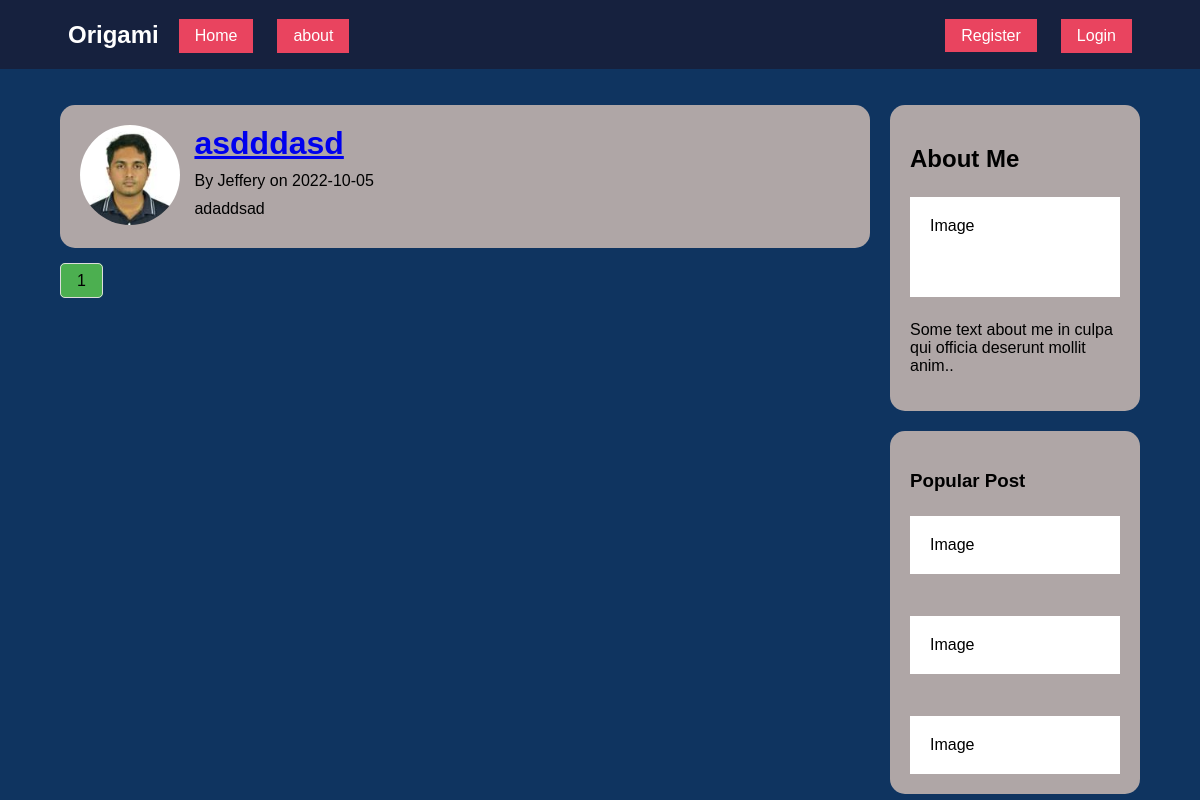
Page /home on the earlier database version.
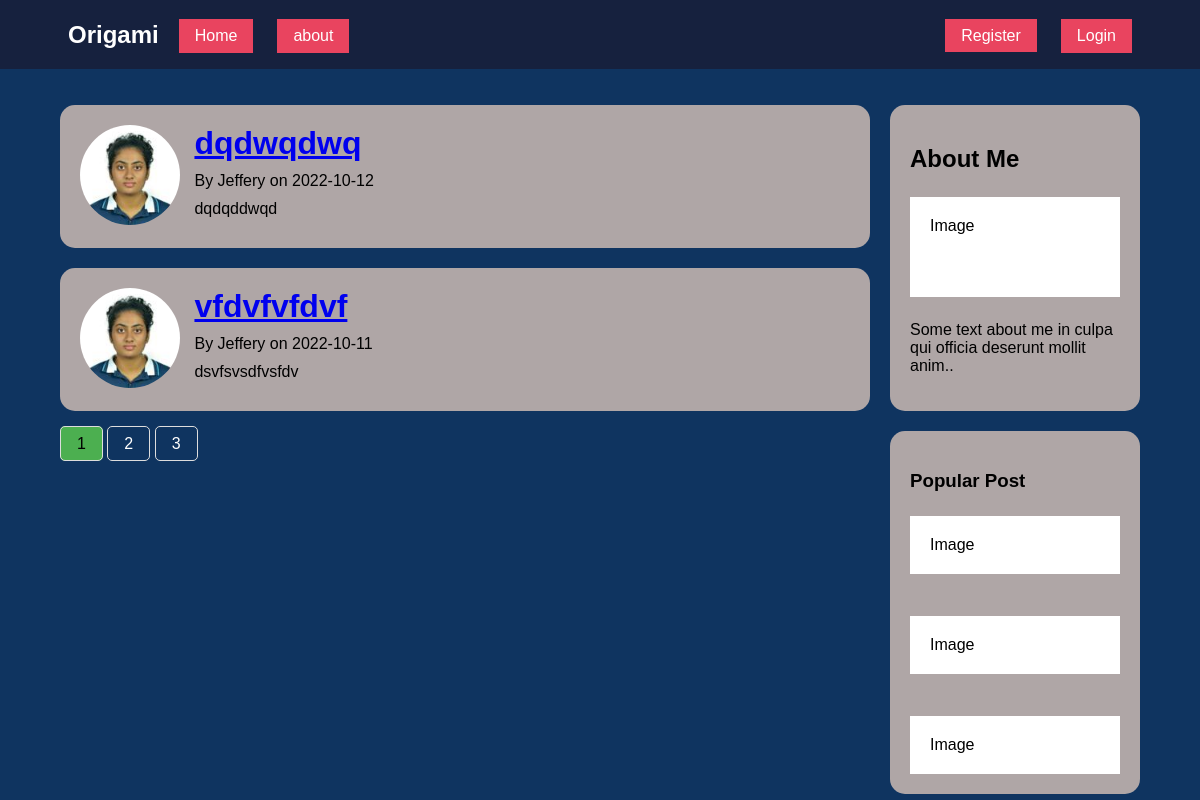
Same page on the later database version.
### origami/models.py (models this page shows, shortened)
class Post(db.Model):
    id = db.Column(db.Integer, primary_key=True)
    title = db.Column(db.String(100), nullable=False)
    date_posted = db.Column(db.DateTime, nullable=False, default=datetime.utcnow)
    content = db.Column(db.Text, nullable=False)
    user_id = db.Column(db.Integer, db.ForeignKey('user.id'), nullable=False)

class User(db.Model, UserMixin):
    id = db.Column(db.Integer, primary_key=True)
    username = db.Column(db.String(20), unique=True, nullable=False)
    email = db.Column(db.String(120), unique=True, nullable=False)
    image_file = db.Column(db.String(20), nullable=False, default='default.jpg')
    password = db.Column(db.String(60), nullable=False)
    posts = db.relationship('Post', backref='author', lazy=True)

### origami/routes.py (the view)
@app.route("/")
@app.route("/home")
def home():
    page = request.args.get('page', 1, type=int)
    origami = Post.query.order_by(Post.date_posted.desc()).paginate(page=page, per_page=2)
    return render_template('home.html', posts=origami)

### origami/templates/home.html
{% extends "layout.html" %}
{% block content %}
<div class="leftcolumn">
    {% for post in posts.items %}
        <div class="card">
            <img src="{{url_for('static',filename='profile_pics/'+ post.author.image_file)}}" class="profile-pic image-size" alt="users profile pics">
            <div class="text-file">
                <h1><a href="{{url_for('post',post_id = post.id)}}">{{ post.title }}</a></h1>
                <p>By {{ post.author.username }} on {{ post.date_posted.strftime('%Y-%m-%d') }}</p>
                <p>{{ post.content }}</p>
            </div>
        </div>
    {% endfor %}
    {% for page_num in posts.iter_pages(left_edge=1, right_edge=1, left_current=1, right_current=2) %}
        {% if page_num %}
        <div class="pagination">
            {% if posts.page == page_num %}
                <a href="{{url_for('home', page=page_num)}}" class="active">{{ page_num }}</a>
            {% else %}
                <a href="{{url_for('home', page=page_num)}}">{{ page_num }}</a>
            {% endif %}
        </div>
        {% endif %}
    {% endfor %}
</div>
{% endblock content %}

### origami/templates/layout.html (shortened to what this page needs)
<!DOCTYPE html>
<html lang="en">
<head>
    <link rel="stylesheet" type="text/css" href="{{url_for('static',filename='css/style.css')}}">
</head>
<body>
    {% include 'header.html'%}
    <div class="container">
        <div class="row">
            {% block content %}{% endblock content %}
            <div class="rightcolumn">
                <div class="card">
                    <h2>About Me</h2>
                    <div class="fakeimg" style="height: 100px">Image</div>
                    <p>
                        Some text about me in culpa qui officia deserunt mollit anim..
                    </p>
                </div>
                <div class="card">
                    <h3>Popular Post</h3>
                    <div class="fakeimg">Image</div>
                    <br />
                    <div class="fakeimg">Image</div>
                    <br />
                    <div class="fakeimg">Image</div>
                </div>
            </div>
        </div>
    </div>
</body>
</html>

### origami/templates/header.html
<nav>
    <div class="container">
        <ul class="site-nav">
            <strong>Origami</strong>
            <li><a href="{{url_for('home')}}">Home</a></li>
            <li><a href="{{url_for('about')}}">about</a></li>
            {% if current_user.is_authenticated %}
                <li class="nav-right"><a href="{{url_for('new_post')}}">New Post</a></li>
                <li><a href="{{url_for('account')}}">Account</a></li>
                <li><a href="{{url_for('logout')}}">Logout</a></li>
            {% else %}
                <li class="nav-right"><a href="{{url_for('register')}}">Register</a></li>
                <li><a href="{{url_for('login')}}">Login</a></li>
            {% endif %}
        </ul>
    </div>
</nav>

### origami/static/css/style.css (style rules this page uses)
:root { box-sizing: border-box; }
body { margin: 0; background-color: #0F3460; font-family: Arial, Helvetica, sans-serif; }
body * + * { margin-top: 1.5em; }
.container { max-width:1080px; margin: 0 auto; }
nav { background-color: #16213E; padding-top: 1px; }
.site-nav { margin-top: 0; display:flex; padding: .5em; list-style-type:none; border-radius: .2em; }
.site-nav > li { margin-top:0; }
.site-nav > strong { display: block; margin-right: 20px; padding: .5em 0; color: white; font-size: x-large; }
.site-nav > li > a { display: block; margin-top: 10px; padding: .5em 1em; align-items: baseline; background-color: #e9445f; color:white; text-decoration: none; }
.site-nav > li + li { margin-left:1.5em; }
.site-nav > .nav-right { margin-left:auto; padding: .5em 0; margin-top: 10px; }
.site-nav > .nav-right > a { display: inline; }
.leftcolumn { float:left; width:75%; margin-top: 0; }
.rightcolumn { float:right; width:25%; padding-left: 20px; margin: 0; }
.fakeimg { background-color: white; width: 100%; padding: 20px; }
.card { background-color: #afa6a6; padding: 20px; margin-top: 20px; border-radius: 15px; }
.row:after { content: ""; display: table; clear: both; }
.profile-pic { display: inline-block; vertical-align:top; border-radius: 50%; }
.text-file { display: inline-block; margin: 0; margin-left: 10px; }
.text-file h1, .text-file p { margin: 0 0 10px 0; }
.card:after { content: ""; display: table; clear: both; }
.image-size { width: 100px; }
.pagination { display: inline-block; }
.pagination a { color:white; float: center; padding: 8px 16px; text-decoration: none; border-radius: 5px; border: 1px solid #ddd; }
.pagination a.active { background: #4caf50; color: black; }

Differences in the rows shown:
no longer on this page (row unchanged): Post: image_file (picture), title "asdddasd", author.username "Jeffery", date_posted "2022-10-05", content "adaddsad"
added Post: image_file (picture), title "dqdwqdwq", author.username "Jeffery", date_posted "2022-10-12", content "dqdqddwqd"
added Post: image_file (picture), title "vfdvfvfdvf", author.username "Jeffery", date_posted "2022-10-11", content "dsvfsvsdfvsfdv"
Other differences:
new list line: "2"
new list line: "3"
